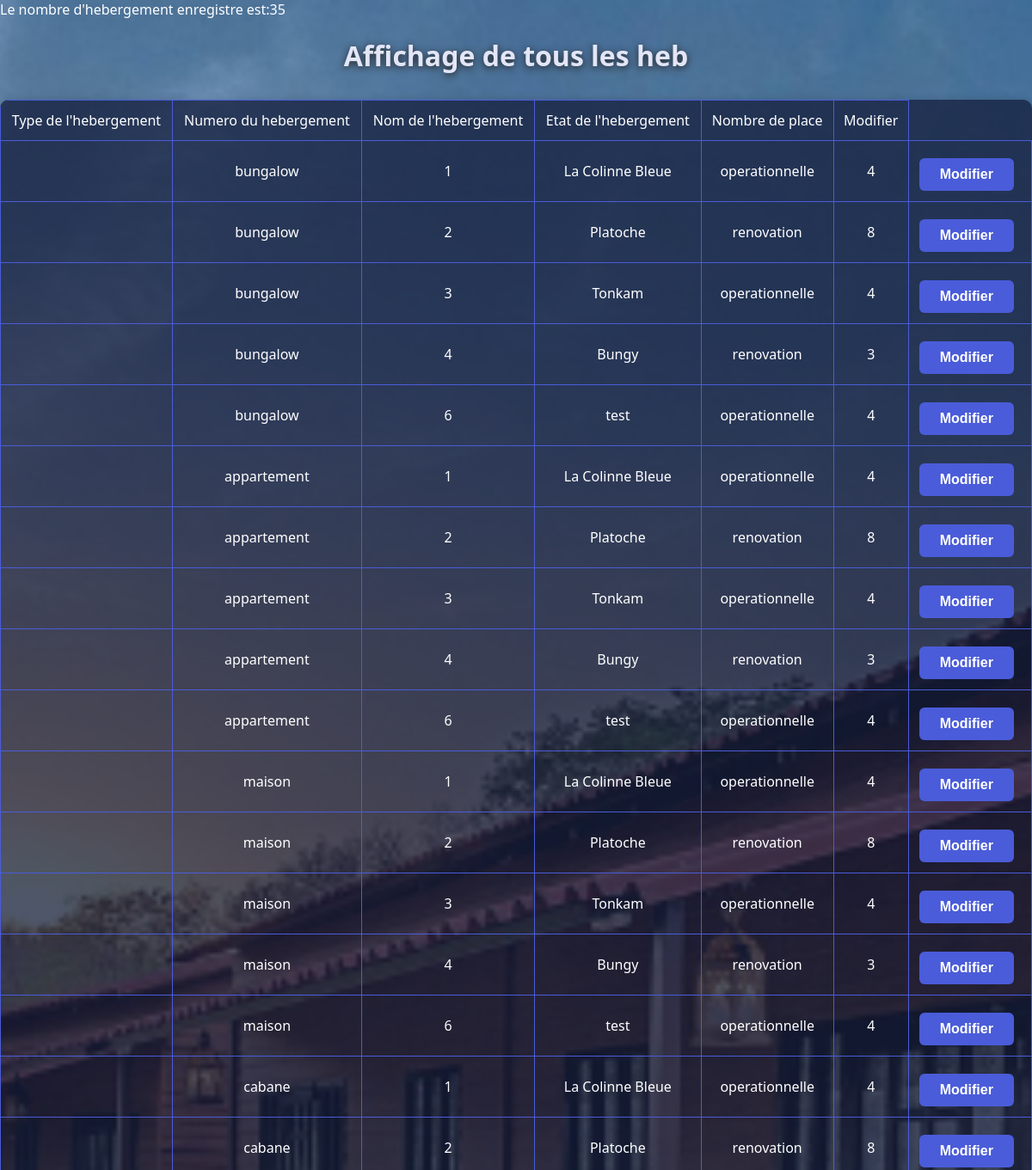
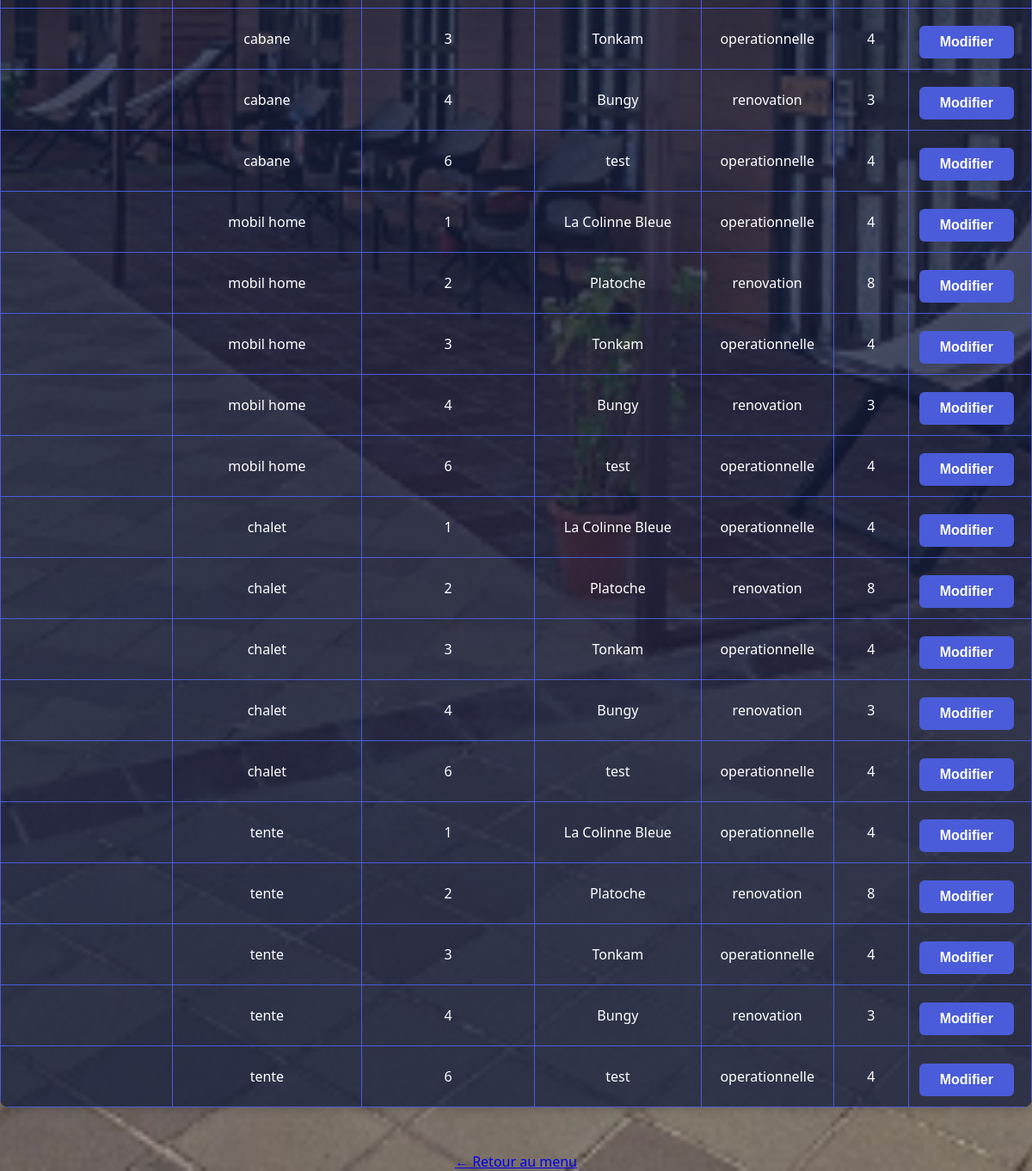
/modifier_heb.php, run on the app's committed database (2 pictures, top to bottom).
### tables this page shows
CREATE TABLE IF NOT EXISTS `hebergement` (
  `NOHEB` int(4) NOT NULL AUTO_INCREMENT,
  `CODETYPEHEB` char(5) NOT NULL,
  `NOMHEB` char(40) DEFAULT NULL,
  `NBPLACEHEB` int(2) DEFAULT NULL,
  `SURFACEHEB` int(3) DEFAULT NULL,
  `INTERNET` char(4) DEFAULT NULL,
  `ANNEEHEB` int(4) DEFAULT NULL,
  `SECTEURHEB` char(15) DEFAULT NULL,
  `ORIENTATIONHEB` char(5) DEFAULT NULL,
  `ETATHEB` char(32) DEFAULT NULL,
  `DESCRIHEB` char(200) DEFAULT NULL,
  `PHOTOHEB` char(50) DEFAULT NULL,
  `TARIFSEMHEB` decimal(7,2) DEFAULT NULL,
  `promotion` int(2) NOT NULL,
  PRIMARY KEY (`NOHEB`),
  KEY `I_FK_HEBERGEMENT_TYPE_HEB` (`CODETYPEHEB`)
);

CREATE TABLE IF NOT EXISTS `type_heb` (
  `CODETYPEHEB` char(5) NOT NULL,
  `NOMTYPEHEB` char(30) DEFAULT NULL,
  PRIMARY KEY (`CODETYPEHEB`)
);

### modifier_heb.php (the view, shortened to what this page needs)
<!DOCTYPE html>
<html lang="en">
<head>
<link rel="stylesheet" type="text/css" href="page_form.css">
</head>
<body>
<?php
 $idc=mysqli_connect("localhost","root","","resaa");
 $requete="select * from hebergement,type_heb";
 $resultat=mysqli_query($idc,$requete);
 echo"Le nombre d'hebergement enregistre est:";
 echo mysqli_num_rows($resultat);
 ?>
<center><h1> Affichage de tous les heb </h1></center>
<table  class="table-affichage">
    <tr>
        <td> Type de l'hebergement </td>
        <td> Numero du hebergement </td>
        <td>Nom de l'hebergement </td>
        <td> Etat de l'hebergement </td>
        <td> Nombre de place </td>
        <td> Modifier </td>
    </tr>
<?php
   while ($enreg=mysqli_fetch_array($resultat))
  {
  ?>
        <form method="post" action="modifier_heb2.php">
        <tr>
            <td><input type="hidden" name="NOHEB" value='<?php echo $enreg["NOHEB"]; ?>'> </td>
    <td><?php echo $enreg["NOMTYPEHEB"];?></td>
            <td><?php echo $enreg["NOHEB"]; ?></td>
            <td><?php echo $enreg["NOMHEB"]; ?></td>
            <td><?php echo $enreg["ETATHEB"]; ?></td>
            <td><?php echo $enreg["NBPLACEHEB"]; ?></td>
            <td><button>Modifier</button></td>
        </tr>
    </form>
    <?php }?>
</table>
<br>
<center><a class="lien" href="client_menu.php"class="link-retour">&larr; Retour au menu</a></center>
</body>
</html>

### page_form.css (style rules this page uses)
body { margin: 0; font-family: 'Segoe UI', sans-serif; background-image: url(fontAccueil.png); background-size: cover; background-attachment: fixed; background-position: center; color: #fff; min-height: 100vh; }
h1, h2, h3 { color: #e3e6f7; text-align: center; margin-bottom: 24px; text-shadow: 0 2px 8px #222; }
input[type="submit"], input[type="reset"], button { background: #4a5cd9; color: #fff; border: none; border-radius: 6px; padding: 10px 24px; font-size: 1em; font-weight: bold; margin: 8px 8px 0 0; cursor: pointer; transition: background 0.2s; }
.table-affichage { width: 100%; margin: 30px 0; border-collapse: collapse; background: rgba(20, 30, 60, 0.75); color: #fff; border-radius: 10px; overflow: hidden; box-shadow: 0 2px 12px rgba(0,0,0,0.18); }
.table-affichage th, .table-affichage td { padding: 12px 10px; border: 1px solid #4a5cd9; text-align: center; }

### data on the page
hebergement: CODETYPEHEB.NOMTYPEHEB "bungalow", NOHEB "1", NOMHEB "La Colinne Bleue", ETATHEB "operationnelle", NBPLACEHEB "4", type_heb.NOMTYPEHEB "appartement", type_heb.NOMTYPEHEB "maison", type_heb.NOMTYPEHEB "cabane", type_heb.NOMTYPEHEB "mobil home", type_heb.NOMTYPEHEB "chalet", type_heb.NOMTYPEHEB "tente"
hebergement: type_heb.NOMTYPEHEB "bungalow", NOHEB "2", NOMHEB "Platoche", ETATHEB "renovation", NBPLACEHEB "8", CODETYPEHEB.NOMTYPEHEB "appartement", type_heb.NOMTYPEHEB "maison", type_heb.NOMTYPEHEB "cabane", type_heb.NOMTYPEHEB "mobil home", type_heb.NOMTYPEHEB "chalet", type_heb.NOMTYPEHEB "tente"
hebergement: CODETYPEHEB.NOMTYPEHEB "bungalow", NOHEB "3", NOMHEB "Tonkam", ETATHEB "operationnelle", NBPLACEHEB "4", type_heb.NOMTYPEHEB "appartement", type_heb.NOMTYPEHEB "maison", type_heb.NOMTYPEHEB "cabane", type_heb.NOMTYPEHEB "mobil home", type_heb.NOMTYPEHEB "chalet", type_heb.NOMTYPEHEB "tente"
hebergement: CODETYPEHEB.NOMTYPEHEB "bungalow", NOHEB "4", NOMHEB "Bungy", ETATHEB "renovation", NBPLACEHEB "3", type_heb.NOMTYPEHEB "appartement", type_heb.NOMTYPEHEB "maison", type_heb.NOMTYPEHEB "cabane", type_heb.NOMTYPEHEB "mobil home", type_heb.NOMTYPEHEB "chalet", type_heb.NOMTYPEHEB "tente"
hebergement: CODETYPEHEB.NOMTYPEHEB "bungalow", NOHEB "6", NOMHEB "test", ETATHEB "operationnelle", NBPLACEHEB "4", type_heb.NOMTYPEHEB "appartement", type_heb.NOMTYPEHEB "maison", type_heb.NOMTYPEHEB "cabane", type_heb.NOMTYPEHEB "mobil home", type_heb.NOMTYPEHEB "chalet", type_heb.NOMTYPEHEB "tente"

### other printed values
mysqli_num_rows($resultat) "35"
